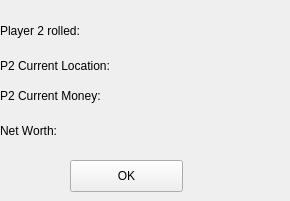
     <widget class="QWidget" name="page_9r">
      <widget class="QLabel" name="label_77">
       <property name="geometry">
        <rect>
         <x>0</x>
         <y>50</y>
         <width>171</width>
         <height>31</height>
        </rect>
       </property>
       <property name="text">
        <string>P2 Current Location:</string>
       </property>
      </widget>
      <widget class="QLabel" name="label_r3">
       <property name="geometry">
        <rect>
         <x>140</x>
         <y>80</y>
         <width>131</width>
         <height>31</height>
        </rect>
       </property>
       <property name="text">
        <string/>
       </property>
      </widget>
      <widget class="QLabel" name="label_r1">
       <property name="geometry">
        <rect>
         <x>130</x>
         <y>20</y>
         <width>61</width>
         <height>31</height>
        </rect>
       </property>
       <property name="text">
        <string/>
       </property>
      </widget>
      <widget class="QLabel" name="label_80">
       <property name="geometry">
        <rect>
         <x>0</x>
         <y>10</y>
         <width>101</width>
         <height>41</height>
        </rect>
       </property>
       <property name="text">
        <string>Player 2 rolled:</string>
       </property>
      </widget>
      <widget class="QLabel" name="label_r2">
       <property name="geometry">
        <rect>
         <x>130</x>
         <y>50</y>
         <width>151</width>
         <height>31</height>
        </rect>
       </property>
       <property name="text">
        <string/>
       </property>
      </widget>
      <widget class="QPushButton" name="pushButton_r1">
       <property name="geometry">
        <rect>
         <x>70</x>
         <y>160</y>
         <width>113</width>
         <height>32</height>
        </rect>
       </property>
       <property name="text">
        <string>OK</string>
       </property>
      </widget>
      <widget class="QLabel" name="label_106">
       <property name="geometry">
        <rect>
         <x>0</x>
         <y>80</y>
         <width>111</width>
         <height>31</height>
        </rect>
       </property>
       <property name="text">
        <string>P2 Current Money:</string>
       </property>
      </widget>
      <widget class="QLabel" name="label_236">
       <property name="geometry">
        <rect>
         <x>0</x>
         <y>110</y>
         <width>101</width>
         <height>41</height>
        </rect>
       </property>
       <property name="text">
        <string>Net Worth:</string>
       </property>
      </widget>
      <widget class="QLabel" name="label_r3_17">
       <property name="geometry">
        <rect>
         <x>100</x>
         <y>110</y>
         <width>131</width>
         <height>31</height>
        </rect>
       </property>
       <property name="text">
        <string/>
       </property>
      </widget>
     </widget>
